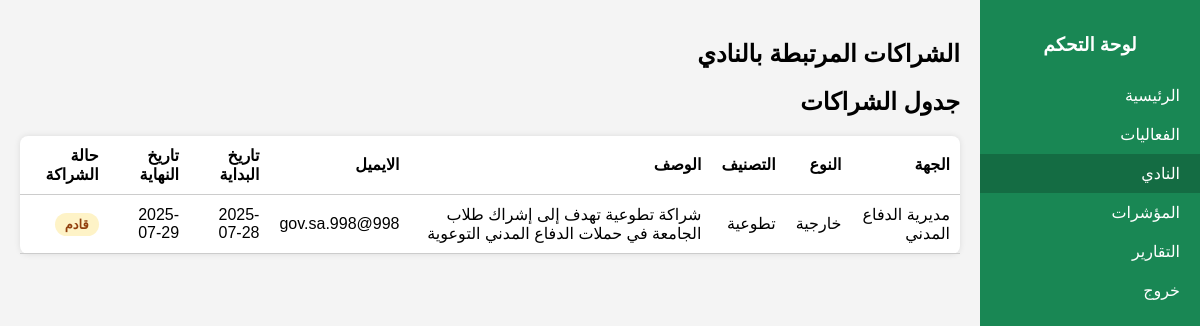
The app's page /activity_manager/partners_details.php (signed in) with its own data.
### tables this page shows
CREATE TABLE `partnerships` (
  `partnership_id` int(11) NOT NULL,
  `club_id` int(11) DEFAULT NULL,
  `partner_name` varchar(100) DEFAULT NULL,
  `partnership_type` enum('داخلية','خارجية') DEFAULT 'خارجية',
  `category` enum('صحية','رياضية','تجارية','تطوعية','مجتمعية','إعلامية','تدريبية','أخرى') DEFAULT NULL,
  `description` text DEFAULT NULL,
  `contact_email` varchar(100) DEFAULT NULL,
  `status` enum('pending','ended') DEFAULT 'pending',
  `created_at` timestamp NULL DEFAULT current_timestamp(),
  `start_date` date DEFAULT NULL,
  `end_date` date DEFAULT NULL
);

### activity_manager/partners_details.php (the view, shortened to what this page needs)
<?php
require_once '../database/db.php';
$manager_id = $_SESSION['member_id'] ?? null;
$stmt = $pdo->prepare("SELECT club_id FROM members WHERE member_id = ?");
$stmt->execute([$manager_id]);
$club_id = $stmt->fetchColumn();
$stmt = $pdo->prepare("SELECT * FROM partnerships WHERE club_id = ? ORDER BY created_at DESC");
$stmt->execute([$club_id]);
$partnerships = $stmt->fetchAll(PDO::FETCH_ASSOC);
?>
<!DOCTYPE html>
<html lang="ar" dir="rtl">
<head>
  <link rel="stylesheet" href="../css/style.css">
</head>
<body>
<div class="sidebar">
  <h3 class="sidebar-title">لوحة التحكم</h3>
  <a href="dashboard.php">الرئيسية</a>
  <a href="activities.php">الفعاليات</a>
  <a class="active" href="club.php">النادي</a>
  <a href="kpis.php">المؤشرات</a>
  <a href="reports.php">التقارير</a>
  <a href="logout.php" onclick="return confirm('هل أنت متأكد؟');">خروج</a>
</div>
<div class="main-content">
  <h2>الشراكات المرتبطة بالنادي</h2>
  <h2>جدول الشراكات</h2>
  <table>
    <thead>
        <tr>
            <th>الجهة</th>
            <th>النوع</th>
            <th>التصنيف</th>
            <th>الوصف</th>
            <th>الايميل</th>
            <th>تاريخ البداية</th>
            <th>تاريخ النهاية</th>
            <th>حالة الشراكة</th>
        </tr>
    </thead>
    <tbody>
        <?php foreach ($partnerships as $p): ?>
        <tr>
            <td><?= htmlspecialchars($p['partner_name']) ?></td>
            <td><?= htmlspecialchars($p['partnership_type']) ?></td>
            <td><?= htmlspecialchars($p['category']) ?></td>
            <td><?= htmlspecialchars($p['description']) ?></td>
            <td><?= htmlspecialchars($p['contact_email']) ?></td>
            <td><?= htmlspecialchars($p['start_date']) ?></td>
            <td><?= htmlspecialchars($p['end_date']) ?></td>
            <td>
              <span class="status <?= $p['status'] ?>">
                <?= $p['status']=='pending' ? 'قادم' : 'منتهي' ?>
              </span>
            </td>
        </tr>
        <?php endforeach; ?>
    </tbody>
  </table>
</div>
</body>
</html>

### css/style.css (style rules this page uses)
body { font-family: 'Cairo', sans-serif; margin: 0; background: #f4f4f4; direction: rtl; display: flex; }
.sidebar { width: 220px; background: #198754; min-height: 100vh; position: fixed; right: 0; top: 0; padding: 15px 0; color: white; }
.sidebar-title { text-align: center; margin-bottom: 20px; }
.sidebar a { display: block; padding: 10px 20px; color: white; text-decoration: none; transition: background 0.3s; }
.sidebar a:hover, .sidebar a.active { background: #146c43; }
.main-content { margin-right: 220px; padding: 20px; flex: 1; }
.activity-table, table { width: 100%; background: white; border-radius: 8px; padding: 15px; margin-top: 15px; box-shadow: 0 0 6px rgba(0,0,0,0.1); border-collapse: collapse; }
table th, table td { padding: 10px; border-bottom: 1px solid #ccc; text-align: right; }
.status { padding: 4px 10px; border-radius: 12px; font-size: 13px; font-weight: bold; }
.status.pending { background-color: #fef3c7; color: #92400e; }

### records on screen
partnerships: partner_name "مديرية الدفاع المدني", partnership_type "خارجية", category "تطوعية", description "شراكة تطوعية تهدف إلى إشراك طلاب الجامعة في حملات الدفاع المدني التوعوية", contact_email "998@998.gov.sa", start_date "2025-07-28", end_date "2025-07-29", status "قادم"
